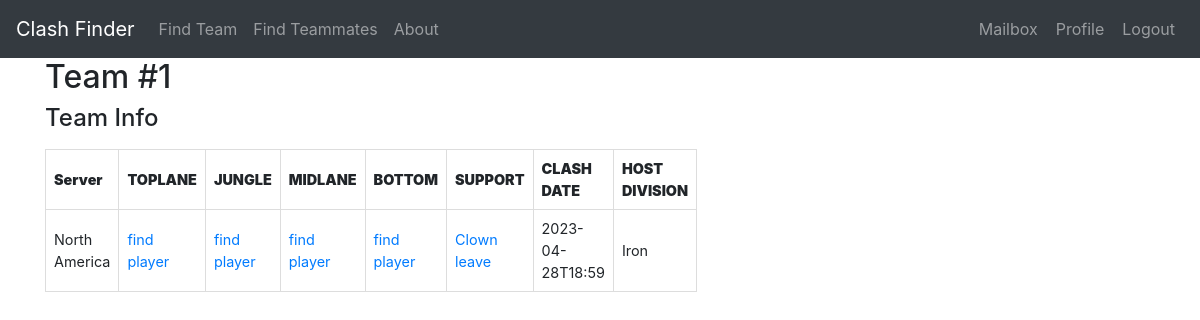
/team/1 (signed in), run on the app's committed database.
### models.py (models this page shows, shortened)
class ClashTeam(UserMixin, db.Model):
    id = db.Column(db.Integer, primary_key=True)
    clash_date = db.Column(db.DateTime, nullable=False, default=None)
    division = db.Column(db.String(64), index=True, default=None)
    toplane = db.Column(db.String(64), index=True, default=None)
    jungle = db.Column(db.String(64), index=True, default=None)
    midlane = db.Column(db.String(64), index=True, default=None)
    bottom = db.Column(db.String(64), index=True, default=None)
    support = db.Column(db.String(64), index=True, default=None)
    host_id = db.Column(db.Integer, db.ForeignKey('profile.id'))
    invitation = db.relationship('ClashInvitation', backref='futureteam', lazy='dynamic',
                                 cascade="all, delete, delete-orphan")
    request = db.relationship('ClashRequest', backref='desired_team', lazy='dynamic',
                              cascade="all, delete, delete-orphan")
    def formatted_clash_date(self):
        return self.clash_date.strftime('%Y-%m-%dT%H:%M')

class Profile(UserMixin, db.Model):
    id = db.Column(db.Integer, primary_key=True)
    nickname = db.Column(db.String(64), index=True, unique=True)
    server = db.Column(db.String(10), index=True)
    division = db.Column(db.String(20), index=True)
    best_position = db.Column(db.String(20), index=True)
    alternative_position = db.Column(db.String(20), index=True)
    user_id = db.Column(db.Integer, db.ForeignKey('user.id'))
    clash_team = db.relationship('ClashTeam', backref='host', lazy='dynamic')
    invitation_in = db.relationship('ClashInvitation', backref='invitedguest', lazy='dynamic',
                                    cascade="all, delete, delete-orphan")
    request_out = db.relationship('ClashRequest', backref='candidate', lazy='dynamic',
                                  cascade="all, delete, delete-orphan")
    reported = db.relationship('ReportPlayer', backref='Reported', lazy='dynamic',
                               cascade="all, delete, delete-orphan")

### routes.py (the view)
@app.route('/team/<int:teamid>', methods=['GET', 'POST'])
@login_required
def team(teamid):
    team = ClashTeam.query.filter_by(id=teamid).first_or_404()
    return render_template('team.html', team=team, user=current_user)

### models.py (called while the page is built)
@login.user_loader
def load_user(id):
    return User.query.get(int(id))

### templates/team.html (shortened to what this page needs)
{% extends "base.html" %}
{% block content %}
<div class="container">
	<div class="row">
		<div class="col-sm-6">
			<h2>Team #{{ team.id }}</h2>
			<div class="account-info">
				<label for="profiles">
					<h4>Team Info</h4>
				</label>
				<table>
					<thead>
						<tr>
							<th><strong>Server</strong></th>
							<th><strong>TOPLANE</strong></th>
							<th><strong>JUNGLE</strong></th>
							<th><strong>MIDLANE</strong></th>
							<th><strong>BOTTOM</strong></th>
							<th><strong>SUPPORT</strong></th>
							<th><strong>CLASH DATE</strong></th>
							<th><strong>HOST DIVISION</strong></th>
						</tr>
					</thead>
					<tbody>
						<tr>
							<td>{{ team.host.server }}</td>
							<td>
								{% if team.toplane %}
								<a href="{{ url_for('profile', server=team.host.server, nickname=team.toplane) }}">{{
									team.toplane }}</a>
								{% if current_user.id == team.host.user_id and team.toplane != team.host.nickname %}
								<a
									href="{{ url_for('delete_teammate', username=current_user.username, team_id=team.id, position='toplane') }}">delete</a>
								{% elif current_user.profiles.filter_by(nickname=team.toplane, server=team.host.server).all() %}
								<a href="{{ url_for('leave_team', username=current_user.username, team_id=team.id, profile=team.toplane) }}">leave</a>
								{% endif %}
								{% else %}
								{% if current_user.id == team.host.user_id %}
								<a href="{{ url_for('findteammates') }}">find player</a>
								{% else %}
								<a href="{{ url_for('jointeam', team_id=team.id) }}">join</a>
								{% endif %}
								{% endif %}
							</td>
							<td>
								{% if team.jungle %}
								<a href="{{ url_for('profile', server=team.host.server, nickname=team.jungle) }}">{{
									team.jungle }}</a>
								{% if current_user.id == team.host.user_id and team.jungle != team.host.nickname %}
								<a
									href="{{ url_for('delete_teammate', username=current_user.username, team_id=team.id, position='jungle') }}">delete</a>
								{% elif current_user.profiles.filter_by(nickname=team.jungle, server=team.host.server).all() %}
								<a href="{{ url_for('leave_team', username=current_user.username, team_id=team.id, profile=team.jungle) }}">leave</a>
								{% endif %}
								{% else %}
								{% if current_user.id == team.host.user_id %}
								<a href="{{ url_for('findteammates') }}">find player</a>
								{% else %}
								<a href="{{ url_for('jointeam', team_id=team.id) }}">join</a>
								{% endif %}
								{% endif %}
							</td>
							<td>
								{% if team.midlane %}
								<a href="{{ url_for('profile', server=team.host.server, nickname=team.midlane) }}">{{
									team.midlane }}</a>
								{% if current_user.id == team.host.user_id and team.midlane != team.host.nickname %}
								<a
									href="{{ url_for('delete_teammate', username=current_user.username, team_id=team.id, position='midlane') }}">delete</a>
								{% elif current_user.profiles.filter_by(nickname=team.midlane, server=team.host.server).all() %}
								<a href="{{ url_for('leave_team', username=current_user.username, team_id=team.id, profile=team.midlane) }}">leave</a>
								{% endif %}
								{% else %}
								{% if current_user.id == team.host.user_id %}
								<a href="{{ url_for('findteammates') }}">find player</a>
								{% else %}
								<a href="{{ url_for('jointeam', team_id=team.id) }}">join</a>
								{% endif %}
								{% endif %}
							</td>
							<td>
								{% if team.bottom %}
								<a href="{{ url_for('profile', server=team.host.server, nickname=team.bottom) }}">{{
									team.bottom }}</a>
								{% if current_user.id == team.host.user_id and team.bottom != team.host.nickname %}
								<a
									href="{{ url_for('delete_teammate', username=current_user.username, team_id=team.id, position='bottom') }}">delete</a>
								{% elif current_user.profiles.filter_by(nickname=team.bottom, server=team.host.server).all() %}
								<a href="{{ url_for('leave_team', username=current_user.username, team_id=team.id, profile=team.bottom) }}">leave</a>
								{% endif %}
								{% else %}
								{% if current_user.id == team.host.user_id %}
								<a href="{{ url_for('findteammates') }}">find player</a>
								{% else %}
								<a href="{{ url_for('jointeam', team_id=team.id) }}">join</a>
								{% endif %}
								{% endif %}
							</td>
							<td>
								{% if team.support %}
								<a href="{{ url_for('profile', server=team.host.server, nickname=team.support) }}">{{
									team.support }}</a>
								{% if current_user.id == team.host.user_id and team.support != team.host.nickname %}
								<a
									href="{{ url_for('delete_teammate', username=current_user.username, team_id=team.id, position='support') }}">delete</a>
								{% elif current_user.profiles.filter_by(nickname=team.support, server=team.host.server).all() %}
								<a href="{{ url_for('leave_team', username=current_user.username, team_id=team.id, profile=team.support) }}">leave</a>
								{% endif %}
								{% else %}
								{% if current_user.id == team.host.user_id %}
								<a href="{{ url_for('findteammates') }}">find player</a>
								{% else %}
								<a href="{{ url_for('jointeam', team_id=team.id) }}">join</a>
								{% endif %}
								{% endif %}
							</td>
							<td>{{ team.formatted_clash_date()}}</td>
							<td>{{ team.division}}</td>
						</tr>
					</tbody>
				</table>
			</div>
		</div>
	</div>
</div>
{% endblock %}

### templates/team.html (style rules this page uses)
table { border-collapse: collapse; font-size: 0.9em; border: 1px solid #ddd; }
th { border: 1px solid #ddd; padding: 8px; text-align: left; }
td { border: 1px solid #ddd; padding: 8px; }

### data on the page
ClashTeam: id "1", support "Clown", formatted_clash_date "2023-04-28T18:59", division "Iron"
Profile: host.server "North America"
